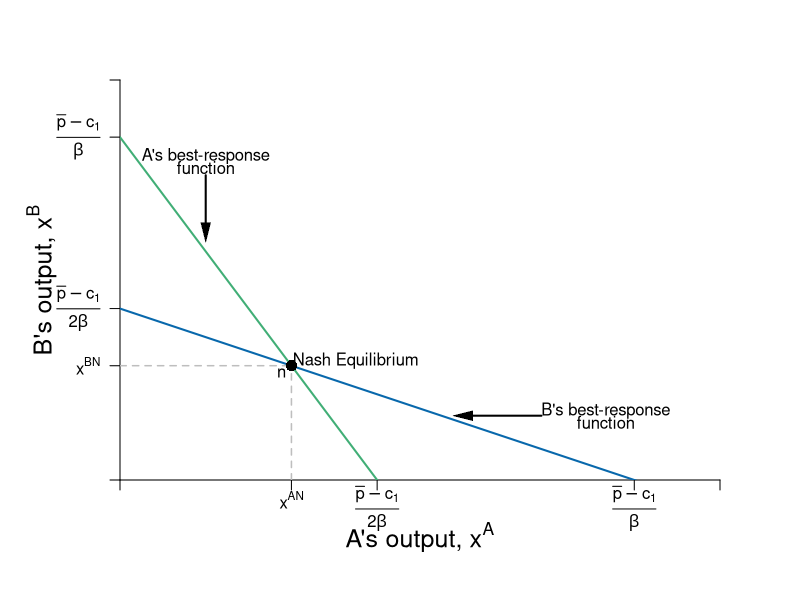

Reproduce this figure in R.
require(shape)
pdf(file = "competitionmarkets/cournot_brfs/cournot_brfs_2.pdf", width = 9, height = 7)

#Set parameters for graphics
axislabelsize <- 1.5
labelsize <- 1.2
graphlinewidth <- 2
segmentlinewidth <- 1.5

COL <- c("#7fc97f", "#beaed4", "#fdc086", "#ffff99", "#386cb0", "#f0027f", "#bf5b17", "#666666")
COLA <- c("#e0f3db", "#99d8c9","#66c2a4","#41ae76", "#238b45", "#005824")
COLB <- c("#c6dbef", "#4eb3d3", "#2b8cbe", "#0868ac","#084081")

par(mar =  c(6, 6, 4, 4))

piA <- function(xa, xb, s = 0.5, pmax = 20, c1 = 2) {
  (pmax - s*xb)*xa - s*(xa)^2 - c1*xa
}

piB <- function(xa, xb, s = 0.5, pmax = 20, c1 = 2) {
  (pmax - s*xa)*xb - s*(xb)^2 - c1*xb
}

brfB <- function(xa, s = 0.5, pmax = 20, c1 = 2) {
  (pmax - c1)/(2*s) - (1/2)*xa
}

brfA <- function(xa, s = 0.5, pmax = 20, c1 = 2) {
  (pmax - c1)/s - 2*xa
}

xlims <- c(0, 42)
ylims <- c(0, 42)

npts <- 501 
x <- seq(xlims[1], xlims[2], length.out = npts)
y <- seq(ylims[1], ylims[2], length.out = npts) 
a <- c(46.08, 55, 64)
b <- c(46.08, 55, 64)

plot(0, 0, xlim = xlims, ylim = ylims, type = "n",
     xlab = expression(paste("")),
     ylab = expression(paste("")), 
     xaxt = "n", 
     yaxt = "n", 
     cex.lab = axislabelsize, 
     bty = "n",
     xaxs="i", 
     yaxs="i")

ticksy <- c(0, 12, 18, 36, ylims[2])
ylabels <- c(NA, expression(paste(x^{BN})), expression(paste( frac(bar(p) - c[1],2*beta) )), expression(paste( frac(bar(p) - c[1],beta) )), NA)
ticksx <- c(0, 12, 18, 36, xlims[2])
xlabels <- c(NA, expression(paste(x^{AN})), expression(paste(frac(bar(p) - c[1],2*beta))), expression(paste( frac(bar(p) - c[1],beta) )), NA)

axis(1, at = ticksx, pos = 0, labels = FALSE)

text(x = c(0, 12, 18, 36, xlims[2]), par("usr")[3] - 0.4, labels = xlabels, srt = 0, pos = 1, xpd = TRUE)

axis(2, at = ticksy, pos = 0, labels = ylabels, las = 1)

npts <- 500 
xx1 <- seq(xlims[1], xlims[2], length.out = npts)

lines(xx1, brfA(xx1, s = 0.5, pmax = 20, c1 = 2), col = COLA[4], lwd = graphlinewidth)
lines(xx1, brfB(xx1, s = 0.5, pmax = 20, c1 = 2), col = COLB[4], lwd = graphlinewidth)

segments(0, 12, 12, 12, lty = 2, col = "gray" , lwd = segmentlinewidth)
segments(12, 0, 12, 12, lty = 2, col = "gray" , lwd = segmentlinewidth)

text(0.5*(xlims[2]), -6, expression(paste("A's output, ", x^A)), xpd = TRUE, cex = axislabelsize) 
text(-5.5, 0.5*ylims[2], expression(paste("B's output, ", x^B)), xpd = TRUE, cex = axislabelsize, srt = 90) 

#Label point i. 
points(12, 12, pch = 16, col = "black", cex = 1.5)
text(16.5, 12.5, expression(paste("Nash Equilibrium")))
text(11.3, 11.3, expression(paste("n")))

#B's brf
text(34, 7.25, expression(paste("B's best-response")))
text(34, 6, expression(paste("function")))
Arrows(29.5, 6.75, 24, 6.75, col = "black", lty = 1, lwd = 2, arr.type = "triangle", arr.lwd = 0.5)

#A's brf
text(6, 34, expression(paste("A's best-response")))
text(6, 32.75, expression(paste("function")))
Arrows(6, 32, 6, 26, col = "black", lty = 1, lwd = 2, arr.type = "triangle", arr.lwd = 0.5)


dev.off()
